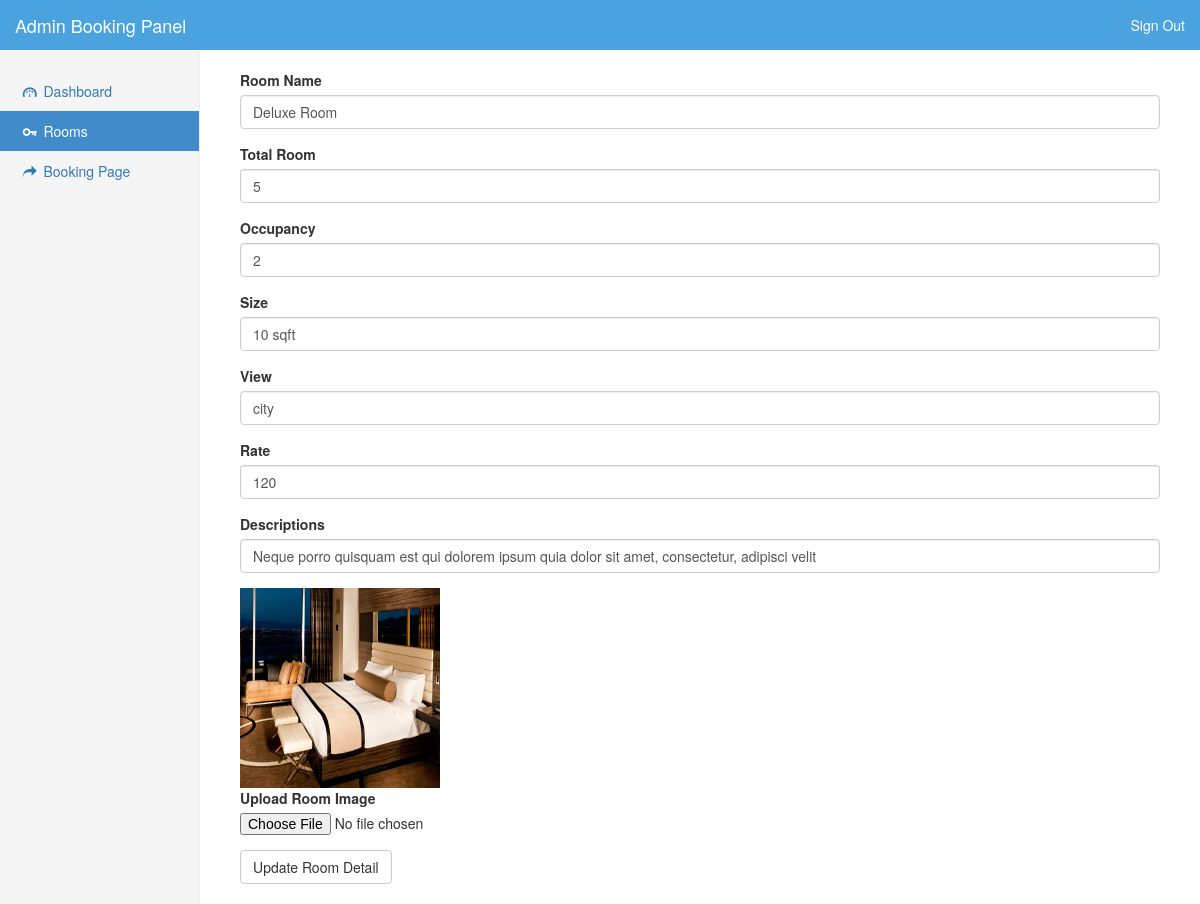
/admin/admin/editroom.php?room_id=1 (signed in), run on the app's committed database.
### tables this page shows
CREATE TABLE `room` (
  `room_id` int(255) NOT NULL,
  `total_room` int(255) NOT NULL,
  `occupancy` int(255) DEFAULT NULL,
  `size` varchar(30) DEFAULT NULL,
  `view` varchar(30) DEFAULT NULL,
  `room_name` varchar(50) NOT NULL,
  `descriptions` text,
  `rate` double NOT NULL,
  `imgpath` varchar(100) NOT NULL
);

### admin/admin/editroom.php (the view, shortened to what this page needs)
<!DOCTYPE html>
<html lang="en"><head><meta http-equiv="Content-Type" content="text/html; charset=UTF-8">
    <link href="css/bootstrap.min.css" rel="stylesheet">
    <link href="css/dashboard.css" rel="stylesheet">
	<link href="http://ajax.googleapis.com/ajax/libs/jqueryui/1.8/themes/base/jquery-ui.css" rel="stylesheet" type="text/css"/>
	<link href="css/datepicker.css" rel="stylesheet" type="text/css"/>
  <link rel="stylesheet" href="css/fontello.css">
    <link rel="stylesheet" href="css/animation.css">
 </head>
  <body>
    <nav class="navbar navbar-inverse navbar-fixed-top" role="navigation">
      <div class="container-fluid" style="background-color: #4aa3df;">
        <div class="navbar-header">
          <a class="navbar-brand" href="#" style="color: #ffffff;">Admin Booking Panel</a>
        </div>
        <div id="navbar" class="navbar-collapse collapse">
          <ul class="nav navbar-nav navbar-right">
            <li><a href="signout.php" style="color: #ffffff;">Sign Out</a></li>
          </ul>
        </div>
      </div>
    </nav>
    <div class="container-fluid">
      <div class="row">
        <div class="col-sm-3 col-md-2 sidebar">
          <ul class="nav nav-sidebar">
            <li ><a href="dashboard.php"><i class="icon-gauge"></i> Dashboard <span class="sr-only">(current)</span></a></li>
			<li class="active"><a href="room.php"><i class="icon-key"></i> Rooms</a></li>
			<li><a href="http://www.hotel.gamboh.com.my"><i class="icon-share"></i> Booking Page</a></li>
          </ul>
        </div>
		<div class="col-sm-9 col-sm-offset-3 col-md-10 col-md-offset-2 main" id="formnew" >
		<?php
		$room_id = $_GET['room_id'];
		$result = mysql_query("SELECT * from room where room_id ='".$room_id."' ");
		if(mysql_num_rows($result) > 0)
		while($rows = mysql_fetch_array($result)){
		print "					<form role=\"form\" id=\"formnew\" action=\"updateroom.php\" method=\"post\" enctype=\"multipart/form-data\">\n";
		print "					  <div class=\"form-group\">\n";
		print "						<label for=\"room_name\">Room Name</label>\n";
		print "						<input type=\"text\" class=\"form-control\" name=\"room_name\" id=\"room_name\" placeholder=\"Room Name\" value=\"".$rows['room_name']."\" required>\n";
		print "					  </div>\n";
		print "					  <div class=\"form-group\">\n";
		print "						<label for=\"total_room\">Total Room</label>\n";
		print "						<input type=\"text\" class=\"form-control\" name=\"total_room\"   id=\"total_room\" placeholder=\"Number of Room\" value=\"".$rows['total_room']."\" required>\n";
		print "					  </div>\n";
		print "					   <div class=\"form-group\">\n";
		print "						<label for=\"occupancy\">Occupancy</label>\n";
		print "						<input type=\"text\" class=\"form-control\" name=\"occupancy\" id=\"occupancy\" placeholder=\"max number of occupant\" value=\"".$rows['occupancy']."\">\n";
		print "					  </div>\n";
		print "					  <div class=\"form-group\">\n";
		print "						<label for=\"size\">Size</label>\n";
		print "						<input type=\"text\" class=\"form-control\"  name=\"size\" id=\"size\" placeholder=\"Please write sqft or metre square: example: 250 sqft\" value=\"".$rows['size']."\">\n";
		print "					  </div>\n";
		print "					  <div class=\"form-group\">\n";
		print "						<label for=\"view\">View</label>\n";
		print "						<input type=\"text\" class=\"form-control\" name=\"view\" id=\"view\" placeholder=\"example: city view\" value=\"".$rows['view']."\">\n";
		print "					  </div>\n";
		print "					  <div class=\"form-group\">\n";
		print "						<label for=\"rate\">Rate</label>\n";
		print "						<input type=\"text\" class=\"form-control\"  name=\"rate\" id=\"rate\" placeholder=\"Write without MYR or RM\" value=\"".$rows['rate']."\" required>\n";
		print "					  </div>\n";
		print "					  <div class=\"form-group\">\n";
		print "						<label for=\"desc\">Descriptions</label>\n";
		print "						<input type=\"text\" class=\"form-control\" name=\"desc\" id=\"desc\" value=\"".$rows['descriptions']."\" placeholder=\"\">\n";
		print "					  </div>\n";
		print "						<img src=\"../".$rows['imgpath']."\" style=\"height:200px; width:200px;\"/>";
		print "					  <div class=\"form-group\">\n";
		print "						<label for=\"img\">Upload Room Image</label>\n";
		print "						<input type=\"file\" id=\"img\" name=\"img\" >\n";
		print "					  </div>\n";
		print "					  <button type=\"submit\" class=\"btn btn-default\">Update Room Detail</button>\n";
		print "					</form>";
		}
		?>
		</div>
      </div>
    </div>
</body></html>

### admin/admin/css/dashboard.css (style rules this page uses)
body { padding-top: 50px; }
.navbar-fixed-top { border: 0; }
.sidebar { display: none; }
@media (min-width: 768px) { .sidebar { position: fixed; top: 51px; bottom: 0; left: 0; z-index: 1000; display: block; padding: 20px; overflow-x: hidden; overflow-y: auto; background-color: #f5f5f5; border-right: 1px solid #eee; } }
.nav-sidebar { margin-right: -21px; margin-bottom: 20px; margin-left: -20px; }
.nav-sidebar > li > a { padding-right: 20px; padding-left: 20px; }
.nav-sidebar > .active > a, .nav-sidebar > .active > a:hover, .nav-sidebar > .active > a:focus { color: #fff; background-color: #428bca; }
.main { padding: 20px; }
@media (min-width: 768px) { .main { padding-right: 40px; padding-left: 40px; } }

### data on the page
room: room_name "Deluxe Room", total_room "5", occupancy "2", size "10 sqft", view "city", rate "120", desc "Neque porro quisquam est qui dolorem ipsum quia dolor sit amet, consectetur, adipisci velit", imgpath (picture)
